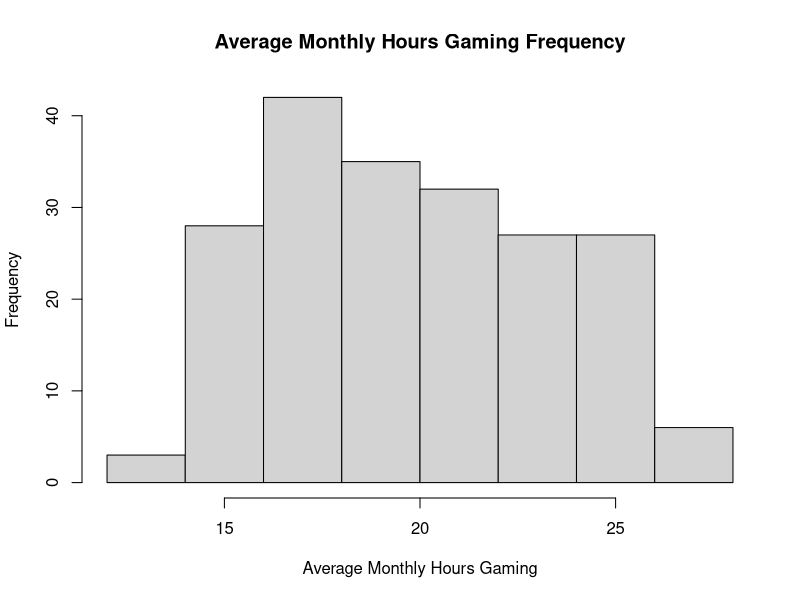
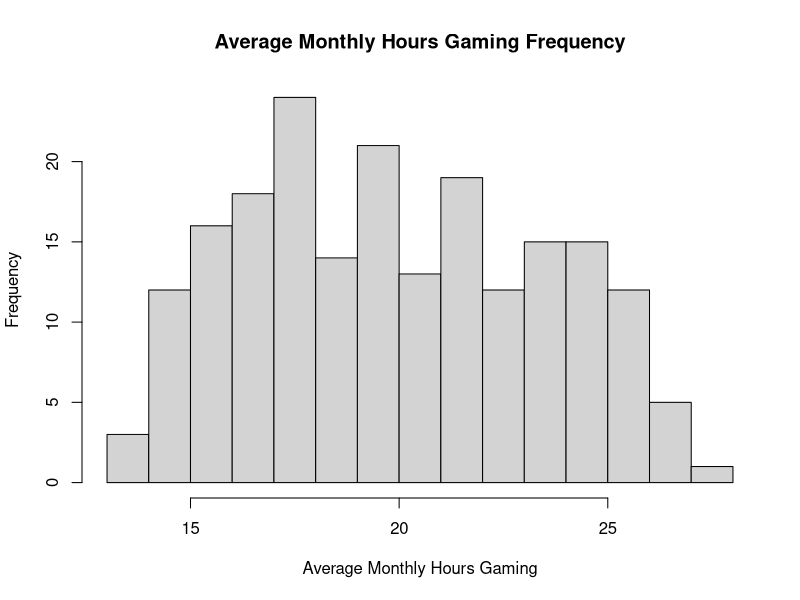
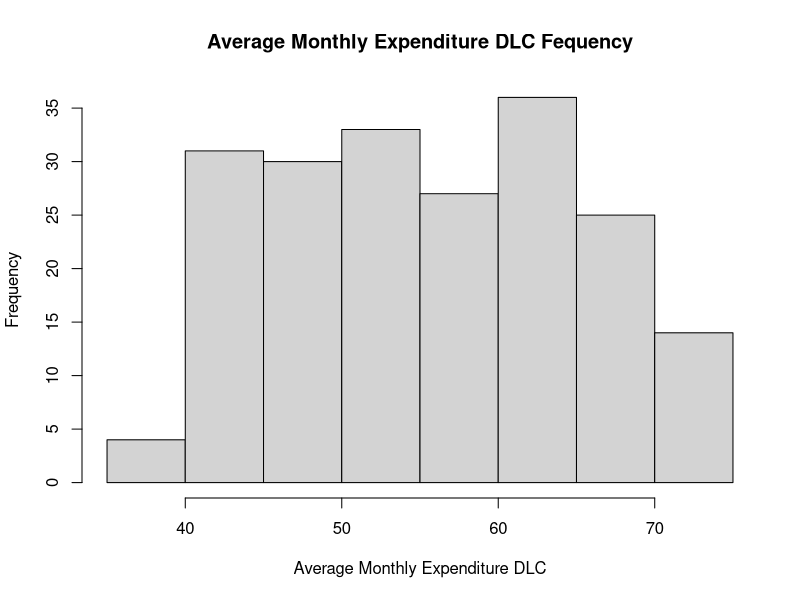
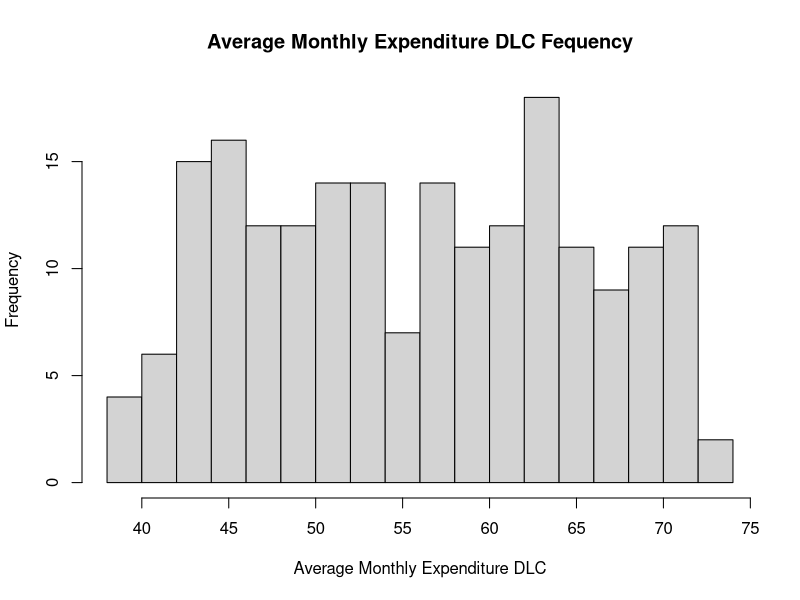
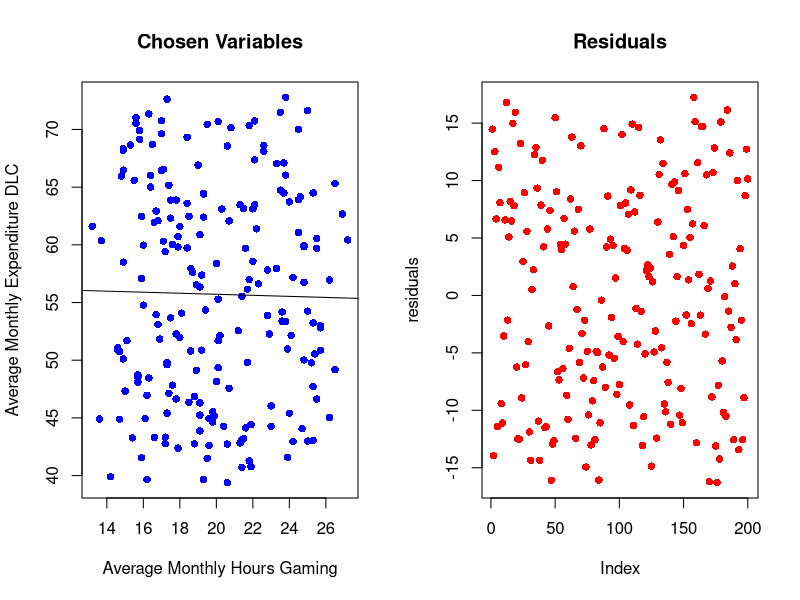
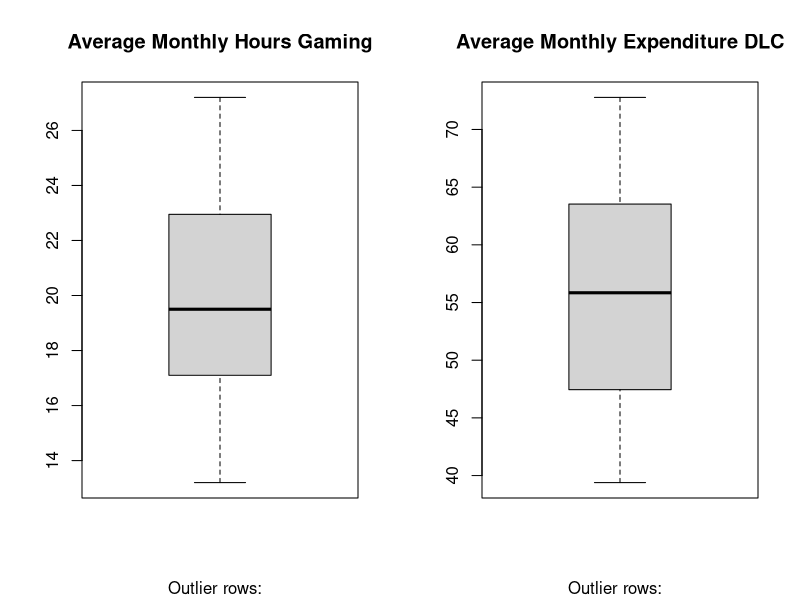
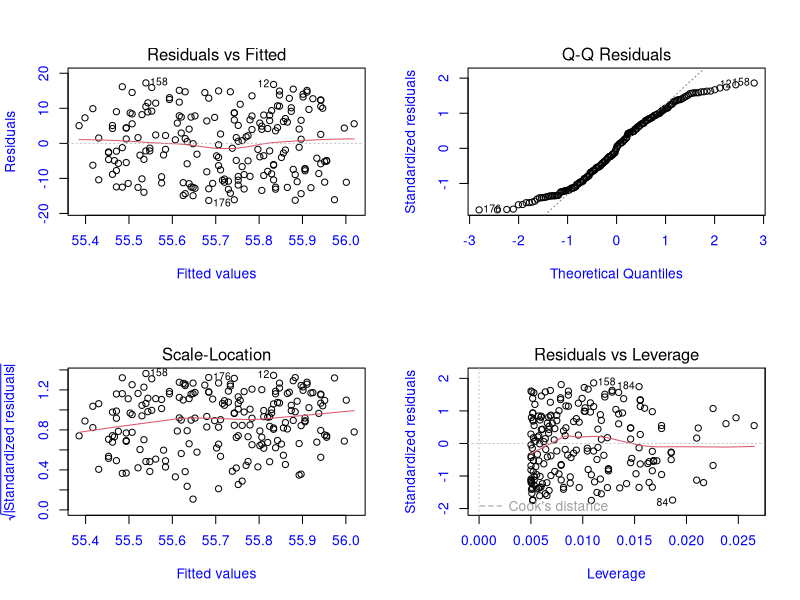
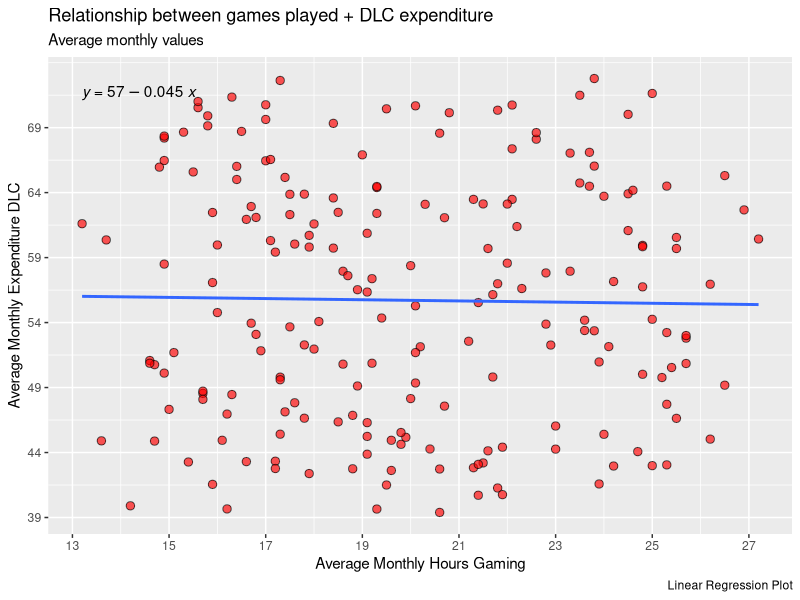

The R script that drew these images, in order:
## ---- chunk 1
# knitr::opts_chunk$set(echo = TRUE)

# Libraries used
if(!require("readr"))
  install.packages("readr")
if(!require("dplyr"))
  install.packages("dplyr")
if(!require("ggplot2"))
  install.packages("ggplot2")
if(!require("knitr"))
  install.packages("knitr")
if(!require("kableExtra"))
  install.packages("kableExtra")
if(!require("kableExtra"))
  install.packages("ggpubr")

library(readr)      # read_csv()
library(dplyr)      # sample_n()
library(ggplot2)    # data viszualizatoin, plot linear regression
library(knitr)      # Display data in tables
library(kableExtra) # Format tables
library(ggpubr)     # Add formula to plot
## ---- chunk 2
# Load and Randomly Sample Data
# use readr::read_csv() to load data from csv file

data <- read_csv("amalgamated_game_survey_250_2022.csv") # read data from csv
summary(data) # Check data has been read in correctly
## ---- chunk 3
# set a seed to reproduce random values
set.seed(1234) 

# randomly sample 200 of the 250 rows
sample_data <- sample_n(data, 200) # returns tibble 200 x 11
## ---- chunk 4
# check the correlation between the chosen variables
cor(sample_data$avg_monthly_hrs_gaming, sample_data$avg_monthly_expenditure_dlc)
# perform correlation test on chosen variables
cor.test(sample_data$avg_monthly_hrs_gaming, sample_data$avg_monthly_expenditure_dlc)
## ---- chunk 5
hist(sample_data$avg_monthly_hrs_gaming, 
     main="Average Monthly Hours Gaming Frequency",
     xlab="Average Monthly Hours Gaming")
## ---- chunk 6
hist(sample_data$avg_monthly_hrs_gaming, 
     main="Average Monthly Hours Gaming Frequency",
     xlab="Average Monthly Hours Gaming",
     breaks=12)
## ---- chunk 7
hist(sample_data$avg_monthly_expenditure_dlc, 
     main="Average Monthly Expenditure DLC Fequency",
     xlab = "Average Monthly Expenditure DLC")
## ---- chunk 8
hist(sample_data$avg_monthly_expenditure_dlc, 
     main="Average Monthly Expenditure DLC Fequency",
     xlab = "Average Monthly Expenditure DLC",
     breaks=12)
## ---- chunk 9
# Shapiro-Wilk's method for normality test

# If the P value is greater than 0.05 accept null hypothesis
# If the P value is less than or equal to 0.05 reject null hypothesis

significance <- 0.05

# perform shapiro test on avg_monthly_hrs_gaming
st_hours <- shapiro.test(sample_data$avg_monthly_hrs_gaming)

# if shapiro test result is too low reject the null hypothesis
if(st_hours$p.value < significance) {
  print("reject") } else {
  print("accept")
}

# perform shapiro test on avg_monthly_expenditure_dlc
st_bucks <- shapiro.test(sample_data$avg_monthly_expenditure_dlc)
# use ifelse() to perform similar check as above
print(ifelse(st_bucks$p.value < significance, "reject", "accept"))
## ---- chunk 10
# simple linear regression

# calculate effect of independent on dependent variable
mod <- lm(avg_monthly_expenditure_dlc ~ avg_monthly_hrs_gaming, 
          data = sample_data)

# summarise the results of the model
summary(mod)
## ---- chunk 11
#plot(sample_data$avg_monthly_hrs_gaming, mod$residuals)

df <- data.frame(sample_data$avg_monthly_hrs_gaming, sample_data$avg_monthly_expenditure_dlc)

par(mfrow=c(1,2), main="test") # 2 rows and 2 columns
plot(df, pch=16, col="blue", 
     xlab="Average Monthly Hours Gaming",
     ylab="Average Monthly Expenditure DLC",
     main="Chosen Variables")
abline(mod)
plot(mod$residuals, pch=16, col="red", ylab="residuals", main="Residuals")
par(mfrow=c(1,1)) # Reset to 1 row and 1 column
## ---- chunk 12
# r squared value, percent of variation
r_squared <- summary(mod)$r.squared
r_squared

# r value, derived from r squared
sqrt(r_squared)

# r value, using correlation function
cor(sample_data$avg_monthly_hrs_gaming, sample_data$avg_monthly_expenditure_dlc)
## ---- chunk 13
par(mfrow=c(1, 2))  # divide graph area in 2 columns

boxplot(sample_data$avg_monthly_hrs_gaming, 
        main="Average Monthly Hours Gaming", 
        sub=paste("Outlier rows: ", 
         boxplot.stats(sample_data$avg_monthly_hrs_gaming)$out))

boxplot(sample_data$avg_monthly_expenditure_dlc, 
        main="Average Monthly Expenditure DLC",
        sub=paste("Outlier rows: ",
         boxplot.stats(sample_data$avg_monthly_expenditure_dlc)$out))
## ---- chunk 14
par(mfrow=c(2,2), main="test") # 2 rows and 2 columns
plot(mod, col.lab="blue", col.axis="blue") # plot the model
par(mfrow=c(1,1)) # Reset to 1 row and 1 column
## ---- chunk 15
# plot dataset in a scatter plot, add colours for points
plot <- ggplot(data = mod, mapping = aes(x = avg_monthly_hrs_gaming, 
                                 y = avg_monthly_expenditure_dlc)) +
  geom_point(alpha = 0.66, # transparcency, lets stacked points show darker
             shape=21,# round
             fill="red", # inner colour
             color="black", # outline colour
             size=2.5) + # size (3 too big, 1 too small) +
  
  labs(title = "Relationship between games played + DLC expenditure",
       subtitle = "Average monthly values",
       caption = "Linear Regression Plot")

# Calculate x and y tick spacing and frequency
scale_x = scale_x_continuous(breaks = seq(
  floor(min(sample_data$avg_monthly_hrs_gaming)), # round down lowest value
  ceiling(max(sample_data$avg_monthly_hrs_gaming)), # round up highest value
  by = 2), # frequency
  name = "Average Monthly Hours Gaming") # x label
scale_y = scale_y_continuous(breaks = seq(
  floor(min(sample_data$avg_monthly_expenditure_dlc)), 
  ceiling(max(sample_data$avg_monthly_expenditure_dlc)),
  by = 5), 
  name = "Average Monthly Expenditure DLC")

# Get intercept and slope for regresion line
coeff <- coefficients(mod) # get coefficients returned from linear model
intercept <- coeff[1] # avg_monthly_hrs_gaming intercept
slope <- coeff[[2]] # slope of line, double square brackets = just the number

# Add x and y labels and geometry line to plot
plot + scale_x + scale_y +
  # geom_abline(intercept = intercept, slope = slope, color="red") + # regression line
  #stat_smooth(method = "lm", formula = y ~ x, geom = "smooth")
  geom_smooth(method="lm", se=F) +
  stat_regline_equation() # add equation to regression line
## ---- chunk 16
log_hours <- log10(sample_data$avg_monthly_hrs_gaming)
log_bucks <- log10(sample_data$avg_monthly_expenditure_dlc)

df_log <- data.frame(log_hours, log_bucks)
mod_log <- lm(log_bucks ~ log_hours, data=df_log)
summary(mod_log)
## ---- chunk 17
sqrt_hours <- log10(sample_data$avg_monthly_hrs_gaming)
sqrt_bucks <- log10(sample_data$avg_monthly_expenditure_dlc)

df_sqrt <- data.frame(sqrt_hours, sqrt_bucks)
mod_sqrt <- lm(sqrt_bucks ~ sqrt_hours, data=df_sqrt)
summary(mod_sqrt)
## ---- chunk 18
cube_hours <- sample_data$avg_monthly_hrs_gaming^(1/3)
cube_bucks <- sample_data$avg_monthly_expenditure_dlc^(1/3)

df_cube <- data.frame(cube_hours, cube_bucks)
mod_cube <- lm(cube_bucks ~ cube_hours, data=df_cube)
summary(mod_cube)
## ---- chunk 19
par(mfrow=c(2,2)) # 2 rows and 2 columns

# avg_monthly_hrs_gaming transforms

hist(sample_data$avg_monthly_hrs_gaming, main='Original',
     xlab="Average Monthly Hours Gaming") # original
hist(log_hours, main='Log Transformation',
     xlab="Log of Average Monthly Hours Gaming") # log
hist(sqrt_hours, main='Square Root Transformation',
     xlab="Square Root of Average Monthly Hours Gaming") # square root
hist(cube_hours, main='Cube Root Transformation',
     xlab="Cube Root of Average Monthly Hours Gaming") # cube root

par(mfrow=c(1,1)) # Reset to 1 row and 1 column
## ---- chunk 20
par(mfrow=c(2,2)) # 2 rows and 2 columns

# avg_monthly_expenditure_dlc transforms

hist(sample_data$avg_monthly_expenditure_dlc, main='Original',
     xlab="Average Monthly Expenditure DLC") # original
hist(log_bucks, main='Log Transformation',
     xlab="Log of Average Monthly Expenditure DLC") # log
hist(sqrt_bucks, main='Square Root Transformation',
     xlab="Square Root of Avg. Monthly Expenditure DLC") # square root
hist(cube_bucks, main='Cube Root Transformation',
     xlab="Cube Root of Avg. Monthly Expenditure DLC") # cube root
par(mfrow=c(1,1)) # Reset to 1 row and 1 column
## ---- chunk 21
st1 <- shapiro.test(sample_data$avg_monthly_hrs_gaming)
print(ifelse(st1$p.value < significance, "reject", "accept"))
st2 <- shapiro.test(log_hours)
print(ifelse(st2$p.value < significance, "reject", "accept"))
st3 <- shapiro.test(sqrt_hours)
print(ifelse(st3$p.value < significance, "reject", "accept"))
st4 <- shapiro.test(cube_hours)
print(ifelse(st4$p.value < significance, "reject", "accept"))
st5 <- shapiro.test(sample_data$avg_monthly_expenditure_dlc)
print(ifelse(st5$p.value < significance, "reject", "accept"))
st6 <- shapiro.test(log_bucks)
print(ifelse(st6$p.value < significance, "reject", "accept"))
st7 <- shapiro.test(sqrt_bucks)
print(ifelse(st7$p.value < significance, "reject", "accept"))
st8 <- shapiro.test(cube_bucks)
print(ifelse(st8$p.value < significance, "reject", "accept"))
## ---- chunk 22
plot <- ggplot(data = mod, mapping = aes(x = avg_monthly_hrs_gaming, 
                                 y = avg_monthly_expenditure_dlc,
                                 fill=sample_data$favourite_game,
                                 color=sample_data$favourite_game)) + 
  geom_point(alpha = 0.66, # transparcency, lets stacked points show darker
             shape=21,# round
             color="black", # outline colour
             size=2.5) + # size (3 too big, 1 too small) +
  
  labs(title = "Relationship between games played + DLC expenditure",
       subtitle = "Average monthly values",
       caption = "Linear Regression Plot: Group by favourite game")

# Add x and y labels and geometry line to plot
plot + scale_x + scale_y +
  geom_smooth(method="lm", se=F)
## ---- chunk 23
plot <- ggplot(data = mod, mapping = aes(x = avg_monthly_hrs_gaming, 
                                 y = avg_monthly_expenditure_dlc,
                                 fill=sample_data$gender,
                                 color=sample_data$gender)) + 
  geom_point(alpha = 0.66, # transparcency, lets stacked points show darker
             shape=21,# round
             color="black", # outline colour
             size=2.5) + # size (3 too big, 1 too small) +
  
  labs(title = "Relationship between games played + DLC expenditure",
       subtitle = "Average monthly values",
       caption = "Linear Regression Plot: Group by gender")

# Add x and y labels and geometry line to plot
plot + scale_x + scale_y +
  geom_smooth(method="lm", se=F)
## ---- chunk 24
plot <- ggplot(data = mod, mapping = aes(x = avg_monthly_hrs_gaming, 
                                 y = avg_monthly_expenditure_dlc,
                                 fill=sample_data$top_reason_gaming,
                                 color=sample_data$top_reason_gaming)) + 
  geom_point(alpha = 0.66, # transparcency, lets stacked points show darker
             shape=21,# round
             color="black", # outline colour
             size=2.5) + # size (3 too big, 1 too small) +
  
  labs(title = "Relationship between games played + DLC expenditure",
       subtitle = "Play Roblox",
       caption = "Linear Regression Plot: Group by To Reason Gaming")

# Add x and y labels and geometry line to plot
plot + scale_x + scale_y +
  geom_smooth(method="lm", se=F) +
  facet_grid(~sample_data$play_roblox)
## ---- chunk 25
plot <- ggplot(data = mod, mapping = aes(x = avg_monthly_hrs_gaming, 
                                 y = avg_monthly_expenditure_dlc,
                                 fill=sample_data$top_reason_gaming,
                                 color=sample_data$top_reason_gaming)) + 
  geom_point(alpha = 0.66, # transparcency, lets stacked points show darker
             shape=21,# round
             color="black", # outline colour
             size=2.5) + # size (3 too big, 1 too small) +
  
  labs(title = "Relationship between games played + DLC expenditure",
       subtitle = "Use Steam",
       caption = "Linear Regression Plot: Group by To Reason Gaming")

# Add x and y labels and geometry line to plot
plot + scale_x + scale_y +
  geom_smooth(method="lm", se=F) +
  facet_grid(~sample_data$use_steam)
